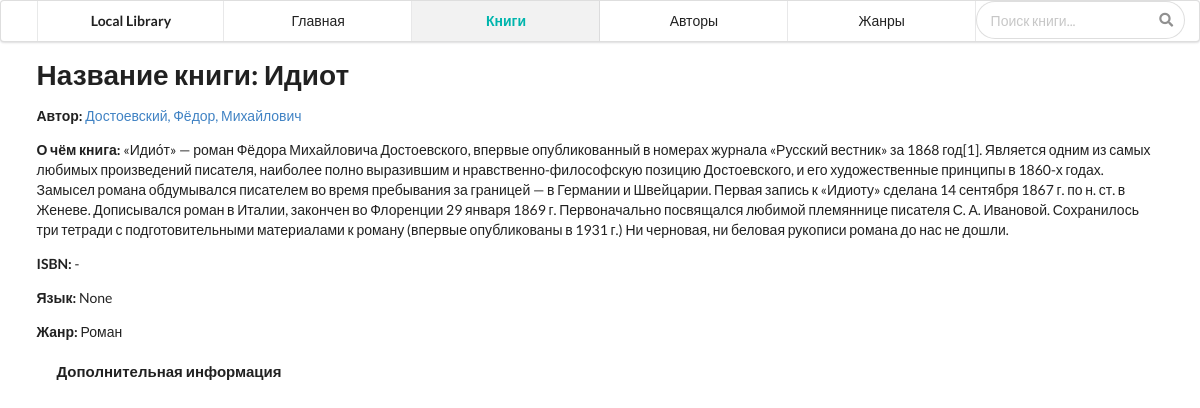
Before: /catalog/book/2 with the older database file.
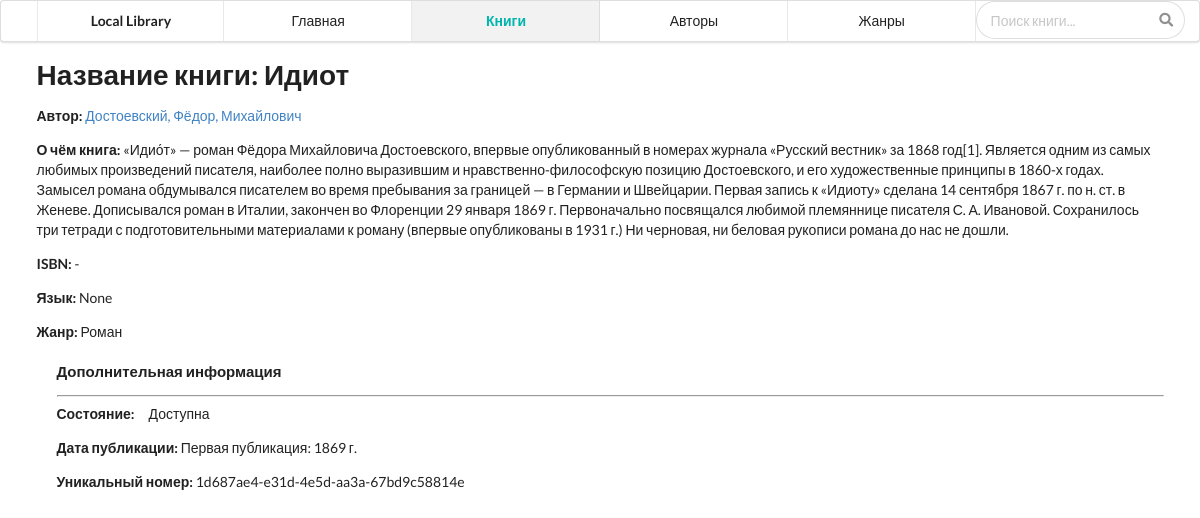
After: the same page with the newer database file.
### catalog/models.py (models this page shows, shortened)
class Genre(models.Model):
    name = models.CharField(max_length=200, help_text="Введите жанр книги (боевик, триллер, роман и т.д.)")
    class Meta:
        verbose_name = 'Жанр'
        verbose_name_plural = 'Жанры'
    def __str__(self):
        return self.name

class BookInstance(models.Model):
    id = models.UUIDField(primary_key=True, default=uuid.uuid4,
                          help_text="Уникальный идентификатор данной книги во всей библиотеке")
    book = models.ForeignKey('Book', on_delete=models.SET_NULL, null=True)
    imprint = models.CharField(max_length=200)
    due_back = models.DateField(null=True, blank=True)
    borrower = models.ForeignKey(User, on_delete=models.SET_NULL, null=True, blank=True)
    LOAN_STATUS = (
        ('m', 'Недоступна'),
        ('o', 'Взаймы'),
        ('a', 'Доступна'),
        ('r', 'Зарезервированная'),
    )
    status = models.CharField(max_length=1, choices=LOAN_STATUS, blank=True, default='d', help_text='Наличие книги')
    class Meta:
        verbose_name = 'Экземпляр книги'
        verbose_name_plural = 'Экземпляры книг'
        ordering = ["due_back"]
        permissions = (("can_mark_returned", "Set book as returned"),)

### catalog/views.py (the view)
# urls.py: re_path(r'^book/(?P<pk>\d+)$', views.BookDetailView.as_view(), name='book-detail'),
class BookDetailView(generic.DetailView):
    model = Book

### catalog/models.py (called while the page is built)
    def __str__(self):
        return '%s, %s, %s' % (self.last_name, self.first_name, self.midle_name)

### catalog/templates/catalog/book_detail.html (shortened to what this page needs)
{% extends "base.html" %}
{% block sidebar %}
    <div class="ui six item menu">
        <div class="ui container">
            <a class="header teal item" href="/">Local Library</a>
            <a class="item" href="{% url 'index' %}">Главная</a>
            <a class="teal item active" href="{% url 'books' %}"><strong>Книги</strong></a>
            <a class="item" href="{% url 'authors' %}">Авторы</a>
            <a class="item" href="">Жанры</a>
            <div class="ui medium right aligned category search">
                <div class="ui icon input">
                    <input class="prompt" type="text" placeholder="Поиск книги...">
                </div>
            </div>
        </div>
    </div>
{% endblock %}
{% block content %}
    <h1>Название книги: {{ book.title }}</h1>
    <p><strong>Автор:</strong> <a href="">{{ book.author }}</a></p>
    <p><strong>О чём книга:</strong> {{ book.summary }}</p>
    <p><strong>ISBN:</strong> {{ book.isbn }}</p>
    <p><strong>Язык:</strong> {{ book.language }}</p>
    <p><strong>Жанр:</strong> {% for genre in book.genre.all %}
        {{ genre }}{% if not forloop.last %}, {% endif %}{% endfor %}</p>
    <div style="margin-left:20px;margin-top:20px">
        <h4>Дополнительная информация</h4>
        {% for copy in book.bookinstance_set.all %}
            <hr>
            <p class="{% if copy.status == 'a' %}text-success{% elif copy.status == 'd' %}text-danger{% else %}
            text-warning{% endif %}"><strong>Состояние:&emsp;</strong>{{ copy.get_status_display }}</p>
            <p><strong>Дата публикации:</strong> {{ copy.imprint }}</p>
            <p class="text-muted"><strong>Уникальный номер:</strong> {{ copy.id }}</p>
        {% endfor %}
    </div>
{% endblock %}

Changed rows visible on the page:
added BookInstance: status "Доступна", imprint "Первая публикация: 1869 г.", id "1d687ae4-e31d-4e5d-aa3a-67bd9c58814e"
